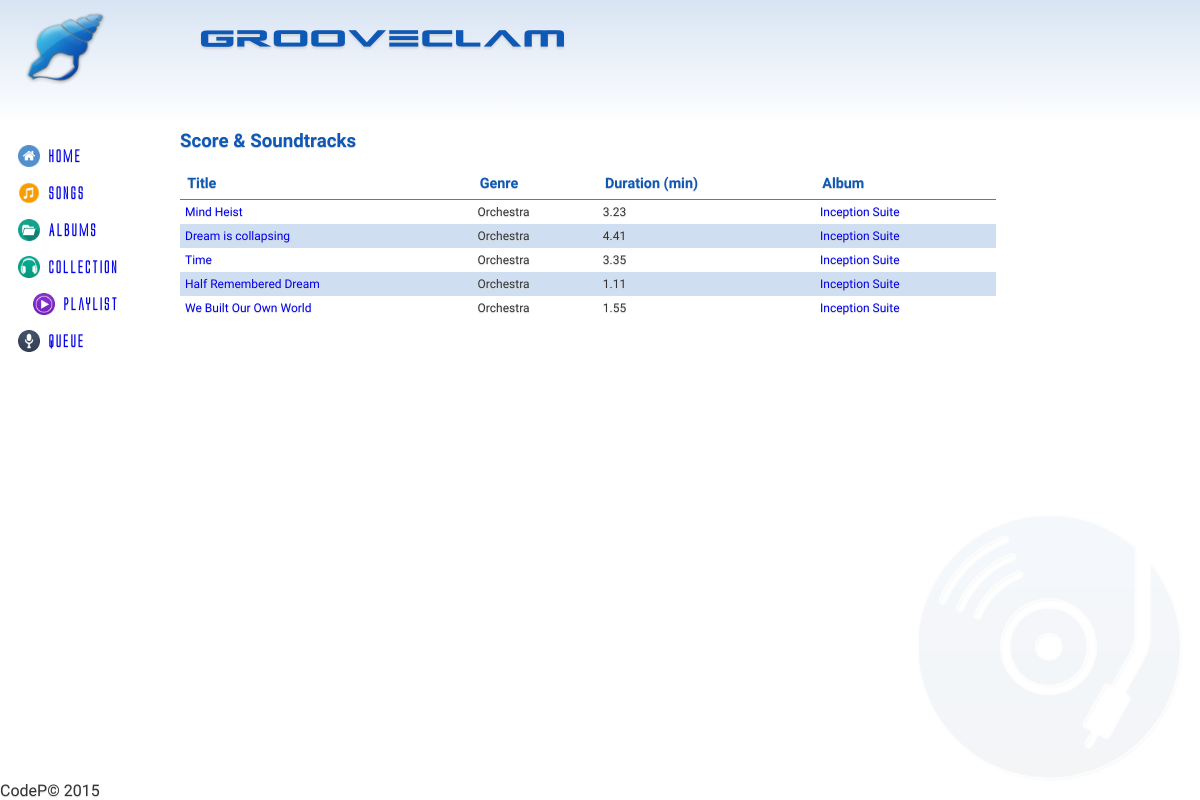
Page /?controller=playlist&action=index&id=1 on the committed database.
### tables this page shows
CREATE TABLE IF NOT EXISTS `Playlist` (
	`IdPlaylist` INT(11) NOT NULL AUTO_INCREMENT,
	`IdUser` INT(11) NOT NULL,
	`Name` VARCHAR(40) NOT NULL,
	PRIMARY KEY(`IdPlaylist`),
	FOREIGN KEY(`IdUser`) REFERENCES User(`IdUser`) ON DELETE CASCADE ON UPDATE CASCADE
);

CREATE TABLE IF NOT EXISTS `Song` (
	`IdSong` INT(11) NOT NULL AUTO_INCREMENT,
	`IdAlbum` INT(11) NOT NULL,
	`Title` VARCHAR(140) NOT NULL,
	`Genre` VARCHAR(40) NOT NULL,
	`Duration` FLOAT,
	`IdImage` INT(11) NOT NULL,
	PRIMARY KEY(`IdSong`),
	FOREIGN KEY(`IdAlbum`) REFERENCES Album(`IdAlbum`) ON DELETE CASCADE ON UPDATE CASCADE,
	FOREIGN KEY(`IdImage`) REFERENCES Cover(`IdImage`) ON DELETE CASCADE ON UPDATE CASCADE
);

CREATE TABLE IF NOT EXISTS `Album` (
	`IdAlbum` INT(11) NOT NULL AUTO_INCREMENT,
	`Title` VARCHAR(140) NOT NULL,
	`Author` VARCHAR(140) NOT NULL,
	`Info` VARCHAR(300) DEFAULT NULL,
	`Year` DATE NOT NULL,
	`Live` BOOLEAN NOT NULL,
	`Location` VARCHAR(40) DEFAULT NULL,
	PRIMARY KEY(`IdAlbum`)
);

### index.php (called while the page is built, shortened)
<?php
if(isset($_GET['controller']) && isset($_GET['action'])) {
	$controller = $_GET['controller'];
	$action = $_GET['action'];
} else {
	$controller = 'pages';
	$action = 'home';
}
require_once('views/layout.php');
?>

### controllers/playlist_controller.php (called while the page is built, shortened)
<?php
class PlaylistController {
	public function index() {
		$playlist = Playlist::find($_GET['id']);
		require_once('views/playlist/index.php');
	}
}
?>

### models/playlist.php (called while the page is built, shortened)
<?php
require_once('song.php');
class Playlist {
	private $name;
	private $songs;
	public function __construct($id, $name, $songs) {
		$this->name = $name;
		$this->songs = $songs;
	}
	public function name() {
		return $this->name;
	}
	public function songs() {
		return $this->songs;
	}
	public static function find($id) {
		$songlist = array();
		$db = Db::getInstance();
		$id = intval($id);
		$req = $db->prepare('SELECT pl.IdPlaylist, pl.Name, s.*, a.Author, a.Title as AlbumTitle FROM Song s INNER JOIN PlaylistSong p ON(s.IdSong = p.IdSong) INNER JOIN Playlist pl ON(pl.IdPlaylist = p.IdPlaylist) INNER JOIN Album a ON(s.IdAlbum = a.IdAlbum) WHERE pl.IdPlaylist = :id');
		$req->execute(array('id' => $id));
		foreach($req->fetchAll() as $song) {
			$songlist[] = new Song($song['IdSong'], $song['Title'], $song['Genre'], $song['Duration'], $song['Author'], $song['IdAlbum'], $song['AlbumTitle']);
		}
		return new Playlist($song['IdPlaylist'], $song['Name'], $songlist);
	}
}
?>

### models/song.php (called while the page is built, shortened)
<?php
class Song {
	private $id;
	private $title;
	private $genre;
	private $duration;
	private $idalbum;
	private $album;
	public function __construct($id, $title, $genre, $duration, $author, $idalbum, $album) {
		$this->id = $id;
		$this->title = $title;
		$this->genre = $genre;
		$this->duration = $duration;
		$this->idalbum = $idalbum;
		$this->album = $album;
	}
	public function id() {
		return $this->id;
	}
	public function title() {
		return $this->title;
	}
	public function genre() {
		return $this->genre;
	}
	public function duration() {
		return $this->duration;
	}
	public function idalbum() {
		return $this->idalbum;
	}
	public function	album() {
		return $this->album;
	}
}
?>

### views/playlist/index.php (the view)
<h3><?php echo $playlist->name(); ?></h3>
<table class="table">
<thead>
	<tr>
		<th>Title</th>
		<th>Genre</th>
		<th>Duration (min)</th>
		<th>Album</th>
	</tr>
</thead>
<tbody>
<?php foreach($playlist->songs() as $song) { ?>
	<tr>
		<td><a href='?controller=songs&action=show&id=<?php echo $song->id(); ?>'><?php echo $song->title(); ?></a></td>
		<td><?php echo $song->genre(); ?></td>
		<td><?php echo $song->duration(); ?></td>
		<td><a href='?controller=albums&action=show&id=<?php echo $song->idalbum(); ?>'><?php echo $song->album(); ?></a></td>
	</tr>
<?php } ?>
</tbody>
</table>

### views/layout.php (shortened to what this page needs)
<!DOCTYPE html>
<html>
<head>
<link rel="stylesheet" type="text/css" href="css/style.css">
</head>
<body>
	<header>
		<img src="img/blueseashell.png" alt="">
		<h1>Grooveclam</h1>
	</header>
	<div class="content">
		<nav>
			<ul>
				<li <?php if($_SERVER['REQUEST_URI'] == '/basidati/~abaldan') { echo 'class="active"'; }?>>
					<img src="img/home.png" alt=""><a href='/basidati/~abaldan'>Home</a>
				</li>
				<li <?php if(preg_match('/\/\?controller=songs/i', $_SERVER['REQUEST_URI'])) { echo 'class="active"'; }?>>
					<img src="img/music.png" alt=""><a href='?controller=songs&action=index'>Songs</a>
				</li>
				<li <?php if(preg_match('/\/\?controller=albums/i', $_SERVER['REQUEST_URI'])) { echo 'class="active"'; }?>>
					<img src="img/folder-icon.png" alt=""><a href='?controller=albums&action=index'>Albums</a>
				</li>
				<li <?php if(preg_match('/\/\?controller=collection/i', $_SERVER['REQUEST_URI'])) { echo 'class="active"'; }?>>
					<img src="img/music-icon.png" alt=""><a href='?controller=collection&action=index&id=1'>Collection</a>
				</li>
				<li <?php if(preg_match('/\/\?controller=playlist/i', $_SERVER['REQUEST_URI'])) { echo 'class="active"'; }?>>
					<img src="img/poweramp-icon.png" alt=""><a href='?controller=playlist&action=index&id=1'>Playlist</a>
				</li>
				<li <?php if(preg_match('/\/\?controller=queue/i', $_SERVER['REQUEST_URI'])) { echo 'class="active"'; }?>>
					<img src="img/mic-icon.png" alt=""><a href='?controller=queue&action=index&id=1'>Queue</a>
				</li>
			</ul>
		</nav>
		<main>
		<?php require_once('routes.php') ?>
		</main>
	</div>
	<footer>
		CodeP&copy; 2015
	</footer>
</body>
</html>

### routes.php (shortened to what this page needs)
<?php
function call($controller, $action) {
	switch($controller) {
		case 'playlist':
			require_once('models/playlist.php');
			$controller = new PlayListController();
		break;
	}
	$controller->{$action}();
}
$controllers = array(
	'pages' => array('home', 'error'),
	'songs' => array('index', 'show'),
	'albums' => array('index', 'show'),
	'playlist' => array('index'),
	'collection' => array('index'),
	'queue' => array('index')
);
if(array_key_exists($controller, $controllers)) {
	if(in_array($action, $controllers[$controller])) {
		call($controller, $action);
	} else {
		call('pages', 'error');
	}
} else {
	call('pages', 'error');
}
?>

### css/style.css (style rules this page uses)
* { margin: 0; }
html, body { font-family: Grumpy; height: 100%; }
body { background: #ffffff url('../img/cd_music_w.png') no-repeat bottom right; background-size: 25%; color: #333; text-shadow: 0px 1px 1px #d4d4d4; }
a { text-decoration: none; }
h1, h2, h3, h4, h5 { color: rgb(15, 89, 182); }
.content { height: 85%; }
.content h3 { width:80%; }
.content nav { float: left; width: 15%; }
.content nav ul { list-style: none; display: block; padding: 10px 0px 0px 18px; }
.content nav ul li { margin: 15px 0px; }
.content nav ul li { -webkit-transition: all 0.2s ease-out; transition: all 0.2s ease-out; font-family: alien; color: rgb(15, 89, 182); font-weight: 600; }
.content nav ul li img { width: 22px; margin-right: 8px; vertical-align: middle; }
main { margin-top:10px; float: left; width: 85%; }
header { height: 15%; background: linear-gradient(to top, rgba(15, 89, 182, 0) -5%, rgba(15, 89, 182, .3) 190%); }
header img { float: left; width: 100px; height: 95px; padding-left: 15px; }
header h1 { position: relative; padding-left: 200px; padding-top: 20px; font-family: aliens; font-size: 1.650em; color: rgb(15, 89, 182); letter-spacing: 3px; text-shadow: 0 2px 2px #d4d4d4; }
footer { position: fixed; bottom: 0; }
.table { width:80%; border-collapse: collapse; margin-top: 1em; }
.table th { border-bottom: 1px solid #777; text-align: left; padding: .5em; font-size: .9em; color: rgb(15, 89, 182); }
.table td { padding: 5px; font-size: .75em; }
.table tr:nth-child(2n+2) { background-color: rgba(15, 89, 182, .2); }
.active { padding-left: 15px; }

### rows in the picture
playlist: Name "Score & Soundtracks"
song: Title "Mind Heist", Genre "Orchestra", Duration "3.23", IdAlbum.Title "Inception Suite"
song: Title "Dream is collapsing", Genre "Orchestra", Duration "4.41", IdAlbum.Title "Inception Suite"
song: Title "Time", Genre "Orchestra", Duration "3.35", IdAlbum.Title "Inception Suite"
song: Title "Half Remembered Dream", Genre "Orchestra", Duration "1.11", IdAlbum.Title "Inception Suite"
song: Title "We Built Our Own World", Genre "Orchestra", Duration "1.55", IdAlbum.Title "Inception Suite"
